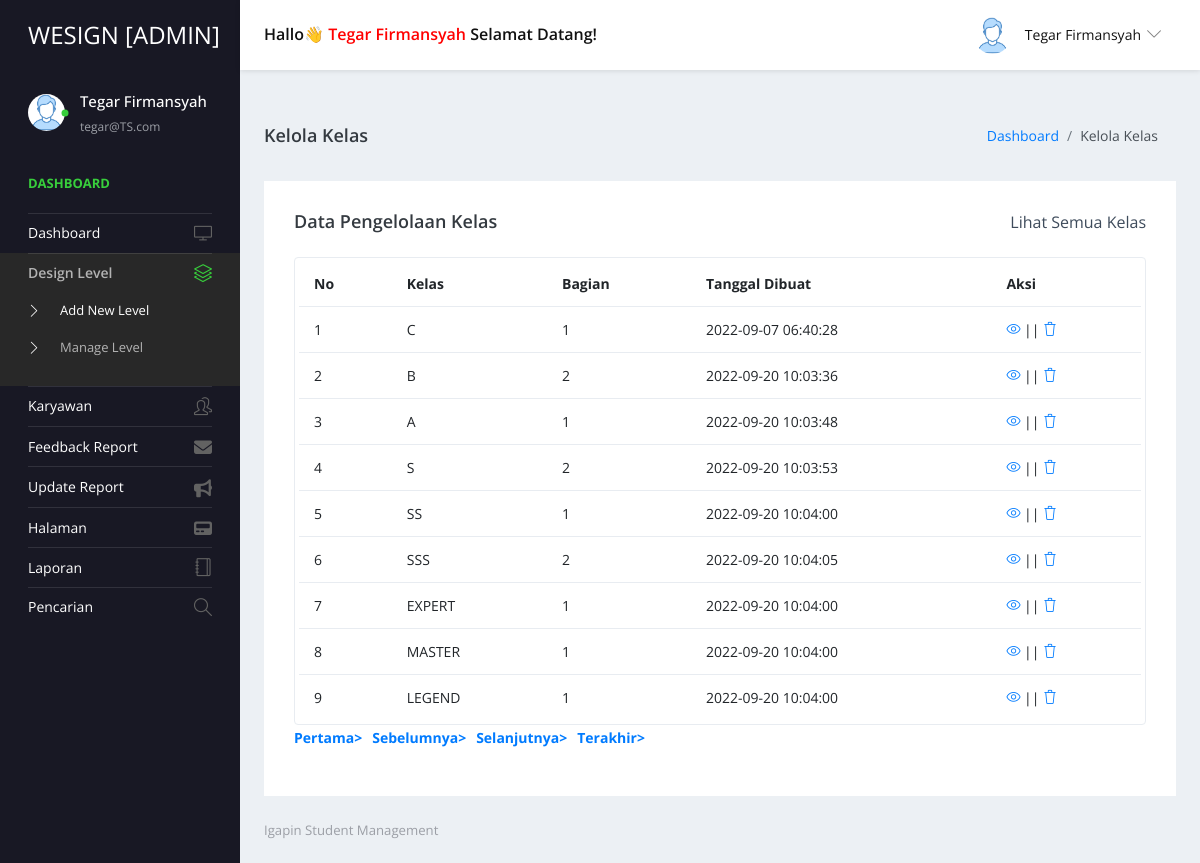
Page /admin/manage-class.php (signed in) on the committed database.
### tables this page shows
CREATE TABLE `tblclass` (
  `ID` int(5) NOT NULL,
  `ClassName` varchar(50) DEFAULT NULL,
  `Section` varchar(20) DEFAULT NULL,
  `CreationDate` timestamp NULL DEFAULT current_timestamp()
);

### admin/manage-class.php (the view, shortened to what this page needs)
<?php
include('includes/dbconnection.php');
if (strlen($_SESSION['sturecmsaid'] == 0)) {
  header('location:logout.php');
} else {
?>
  <!DOCTYPE html>
  <html lang="en">
  <head>
    <link rel="stylesheet" href="vendors/simple-line-icons/css/simple-line-icons.css">
    <link rel="stylesheet" href="vendors/flag-icon-css/css/flag-icon.min.css">
    <link rel="stylesheet" href="vendors/css/vendor.bundle.base.css">
    <link rel="stylesheet" href="./vendors/daterangepicker/daterangepicker.css">
    <link rel="stylesheet" href="./vendors/chartist/chartist.min.css">
    <link rel="stylesheet" href="./css/style.css">
  </head>
  <body>
    <div class="container-scroller">
      <?php include_once('includes/header.php'); ?>
      <div class="container-fluid page-body-wrapper">
        <?php include_once('includes/sidebar.php'); ?>
        <div class="main-panel">
          <div class="content-wrapper">
            <div class="page-header">
              <h3 class="page-title"> Kelola Kelas </h3>
              <nav aria-label="breadcrumb">
                <ol class="breadcrumb">
                  <li class="breadcrumb-item"><a href="dashboard.php">Dashboard</a></li>
                  <li class="breadcrumb-item active" aria-current="page"> Kelola Kelas</li>
                </ol>
              </nav>
            </div>
            <div class="row">
              <div class="col-md-12 grid-margin stretch-card">
                <div class="card">
                  <div class="card-body">
                    <div class="d-sm-flex align-items-center mb-4">
                      <h4 class="card-title mb-sm-0">Data Pengelolaan Kelas</h4>
                      <a href="#" class="text-dark ml-auto mb-3 mb-sm-0"> Lihat Semua Kelas</a>
                    </div>
                    <div class="table-responsive border rounded p-1">
                      <table class="table">
                        <thead>
                          <tr>
                            <th class="font-weight-bold">No</th>
                            <th class="font-weight-bold">Kelas</th>
                            <th class="font-weight-bold">Bagian</th>
                            <th class="font-weight-bold">Tanggal Dibuat</th>
                            <th class="font-weight-bold">Aksi</th>
                          </tr>
                        </thead>
                        <tbody>
                          <?php
                          if (isset($_GET['pageno'])) {
                            $pageno = $_GET['pageno'];
                          } else {
                            $pageno = 1;
                          }
                          $no_of_records_per_page = 15;
                          $offset = ($pageno - 1) * $no_of_records_per_page;
                          $ret = "SELECT ID FROM tblclass";
                          $query1 = $dbh->prepare($ret);
                          $query1->execute();
                          $total_rows = $query1->rowCount();
                          $total_pages = ceil($total_rows / $no_of_records_per_page);
                          $sql = "SELECT * from tblclass LIMIT $offset, $no_of_records_per_page";
                          $query = $dbh->prepare($sql);
                          $query->execute();
                          $results = $query->fetchAll(PDO::FETCH_OBJ);
                          $cnt = 1;
                          if ($query->rowCount() > 0) {
                            foreach ($results as $row) {               ?>
                              <tr>
                                <td><?php echo htmlentities($cnt); ?></td>
                                <td><?php echo htmlentities($row->ClassName); ?></td>
                                <td><?php echo htmlentities($row->Section); ?></td>
                                <td><?php echo htmlentities($row->CreationDate); ?></td>
                                <td>
                                  <div><a href="edit-class-detail.php?editid=<?php echo htmlentities($row->ID); ?>"><i class="icon-eye"></i></a>
                                    || <a href="manage-class.php?delid=<?php echo ($row->ID); ?>" onclick="return confirm('Apakah Kamu Yakin Ingin Menghapus ?');"> <i class="icon-trash"></i></a></div>
                                </td>
                              </tr><?php $cnt = $cnt + 1;
                                  }
                                } ?>
                        </tbody>
                      </table>
                    </div>
                    <div align="left">
                      <ul class="pagination">
                        <li><a href="?pageno=1"><strong>Pertama></strong></a></li>
                        <li class="<?php if ($pageno <= 1) {
                                      echo 'disabled';
                                    } ?>">
                          <a href="<?php if ($pageno <= 1) {
                                      echo '#';
                                    } else {
                                      echo "?pageno=" . ($pageno - 1);
                                    } ?>"><strong style="padding-left: 10px">Sebelumnya></strong></a>
                        </li>
                        <li class="<?php if ($pageno >= $total_pages) {
                                      echo 'disabled';
                                    } ?>">
                          <a href="<?php if ($pageno >= $total_pages) {
                                      echo '#';
                                    } else {
                                      echo "?pageno=" . ($pageno + 1);
                                    } ?>"><strong style="padding-left: 10px">Selanjutnya></strong></a>
                        </li>
                        <li><a href="?pageno=<?php echo $total_pages; ?>"><strong style="padding-left: 10px">Terakhir></strong></a></li>
                      </ul>
                    </div>
                  </div>
                </div>
              </div>
            </div>
          </div>
          <?php include_once('includes/footer.php'); ?>
        </div>
      </div>
    </div>
  </body>
  </html><?php }  ?>

### admin/includes/header.php (shortened to what this page needs)
<nav class="navbar default-layout-navbar col-lg-12 col-12 p-0 fixed-top d-flex flex-row">
  <div class="navbar-brand-wrapper d-flex align-items-center">
    <a class="navbar-brand brand-logo" href="dashboard.php">
      <strong style="color: white;">WESIGN [ADMIN]</strong>
    </a>
  </div><?php
         $aid = $_SESSION['sturecmsaid'];
         $sql = "SELECT * from tbladmin where ID=:aid";
         $query = $dbh->prepare($sql);
         $query->bindParam(':aid', $aid, PDO::PARAM_STR);
         $query->execute();
         $results = $query->fetchAll(PDO::FETCH_OBJ);
         if ($query->rowCount() > 0) {
           foreach ($results as $row) {               ?>
      <div class="navbar-menu-wrapper d-flex align-items-center flex-grow-1">
        <h5 class="mb-0 font-weight-medium d-none d-lg-flex">Hallo👋&nbsp;<a href="profile.php" style="color: red;"><?php echo htmlentities($row->AdminName); ?></a>&nbsp;Selamat Datang!</h5>
        <ul class="navbar-nav navbar-nav-right ml-auto">
          <li class="nav-item dropdown d-none d-xl-inline-flex user-dropdown">
            <a class="nav-link dropdown-toggle" id="UserDropdown" href="#" data-toggle="dropdown" aria-expanded="false">
              <img class="img-xs rounded-circle ml-2" src="images/faces/face8.jpg" alt="Profile image"> <span class="font-weight-normal"> <?php echo htmlentities($row->AdminName); ?> </span></a>
              </div><?php $cnt = $cnt + 1;
                   }
                 } ?>
          </li>
        </ul>
      </div>
</nav>

### admin/includes/sidebar.php (shortened to what this page needs)
<link rel="stylesheet" href="https://cdnjs.cloudflare.com/ajax/libs/font-awesome/6.2.0/css/all.min.css">
<nav class="sidebar sidebar-offcanvas" id="sidebar">
  <ul class="nav">
    <li class="nav-item nav-profile">
      <a href="#" class="nav-link">
        <div class="profile-image">
          <img class="img-xs rounded-circle" src="images/faces/face8.jpg" alt="profile image">
          <div class="dot-indicator bg-success"></div>
        </div>
        <div class="text-wrapper">
          <?php
          $aid = $_SESSION['sturecmsaid'];
          $sql = "SELECT * from tbladmin where ID=:aid";
          $query = $dbh->prepare($sql);
          $query->bindParam(':aid', $aid, PDO::PARAM_STR);
          $query->execute();
          $results = $query->fetchAll(PDO::FETCH_OBJ);
          $cnt = 1;
          if ($query->rowCount() > 0) {
            foreach ($results as $row) {               ?>
              <p class="profile-name"><?php echo htmlentities($row->AdminName); ?></p>
              <p class="designation"><?php echo htmlentities($row->Email); ?></p><?php $cnt = $cnt + 1;
                                                                                }
                                                                              } ?>
        </div>
      </a>
    </li>
    <li class="nav-item nav-category">
      <span class="nav-link">Dashboard</span>
    </li>
    <li class="nav-item">
      <a class="nav-link" href="dashboard.php">
        <span class="menu-title">Dashboard</span>
        <i class="icon-screen-desktop menu-icon"></i>
      </a>
    </li>
    <li class="nav-item">
      <a class="nav-link" data-toggle="collapse" href="#ui-basic" aria-expanded="false" aria-controls="ui-basic">
        <span class="menu-title">Design Level</span>
        <i class="icon-layers menu-icon"></i>
      </a>
      <div class="collapse" id="ui-basic">
        <ul class="nav flex-column sub-menu">
          <li class="nav-item"> <a class="nav-link" href="add-class.php">Add New Level</a></li>
          <li class="nav-item"> <a class="nav-link" href="manage-class.php">Manage Level</a></li>
        </ul>
      </div>
    </li>
    <li class="nav-item">
      <a class="nav-link" data-toggle="collapse" href="#ui-basic1" aria-expanded="false" aria-controls="ui-basic1">
        <span class="menu-title">Karyawan</span>
        <i class="icon-people menu-icon"></i>
      </a>
    </li>
    <li class="nav-item">
      <a class="nav-link" data-toggle="collapse" href="#auth" aria-expanded="false" aria-controls="auth">
        <span class="menu-title">Feedback Report</span>
        <i class="fa-solid fa-envelope menu-icon"></i>
      </a>
    </li>
    <li class="nav-item">
      <a class="nav-link" data-toggle="collapse" href="#auth1" aria-expanded="false" aria-controls="auth">
        <span class="menu-title">Update Report</span>
        <i class="fa-solid fa-bullhorn menu-icon"></i>
      </a>
    <li class="nav-item">
      <a class="nav-link" data-toggle="collapse" href="#auth2" aria-expanded="false" aria-controls="auth">
        <span class="menu-title">Halaman</span>
        <i class="fa-solid fa-pager menu-icon"></i>
      </a>
    </li>
    <li class="nav-item">
      <a class="nav-link" href="between-dates-reports.php">
        <span class="menu-title">Laporan</span>
        <i class="icon-notebook menu-icon"></i>
      </a>
    </li>
    <li class="nav-item">
      <a class="nav-link" data-toggle="collapse" href="#auth3" aria-expanded="false" aria-controls="auth">
        <span class="menu-title">Pencarian</span>
        <i class="icon-magnifier menu-icon"></i>
      </a>
    </li>
    </li>
  </ul>
</nav>

### rows in the picture
tblclass: ClassName "C", Section "1", CreationDate "2022-09-07 06:40:28"
tblclass: ClassName "B", Section "2", CreationDate "2022-09-20 10:03:36"
tblclass: ClassName "A", Section "1", CreationDate "2022-09-20 10:03:48"
tblclass: ClassName "S", Section "2", CreationDate "2022-09-20 10:03:53"
tblclass: ClassName "SS", Section "1", CreationDate "2022-09-20 10:04:00"
tblclass: ClassName "SSS", Section "2", CreationDate "2022-09-20 10:04:05"
tblclass: ClassName "EXPERT", Section "1", CreationDate "2022-09-20 10:04:00"
tblclass: ClassName "MASTER", Section "1", CreationDate "2022-09-20 10:04:00"
tblclass: ClassName "LEGEND", Section "1", CreationDate "2022-09-20 10:04:00"

### other values in the picture
$row->AdminName "Tegar Firmansyah"
$row->Email "tegar@TS.com"
